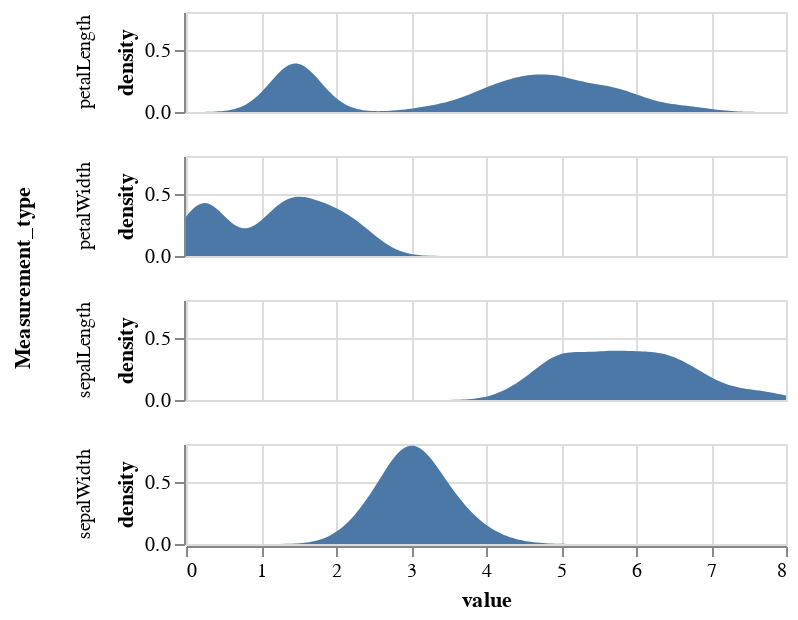

Write notebook code for a chart like this one.
### Code cell
from vega_datasets import data

source = data.iris()

alt.Chart(source).transform_fold(
    ['petalWidth', # sqft bins
     'petalLength',
     'sepalWidth',
     'sepalLength'],
    as_ = ['Measurement_type', 'value']
).transform_density(
    density='value', # total sqft
    bandwidth=0.3,
    groupby=['Measurement_type'], # sqft bin
    extent= [0, 8]
).mark_area().encode(
    alt.X('value:Q'), #sqft
    alt.Y('density:Q'),
    alt.Row('Measurement_type:N') 
).properties(width=300, height=50)

### Figure 1 — Vega-Lite specification as saved in the notebook (floating-point values rounded to 4 significant figures; data arrays with more than 128 entries replaced by an {"elided": "..."} marker saying what was removed)
{"config": {"view": {"continuousWidth": 400, "continuousHeight": 300}}, "data": {"name": "data-a264acbd6e539a8b3afc0cb5f240fb57"}, "mark": "area", "encoding": {"row": {"field": "Measurement_type", "type": "nominal"}, "x": {"field": "value", "type": "quantitative"}, "y": {"field": "density", "type": "quantitative"}}, "height": 50, "transform": [{"fold": ["petalWidth", "petalLength", "sepalWidth", "sepalLength"], "as": ["Measurement_type", "value"]}, {"density": "value", "bandwidth": 0.3, "extent": [0, 8], "groupby": ["Measurement_type"]}], "width": 300, "$schema": "https://vega.github.io/schema/vega-lite/v4.17.0.json", "datasets": {"data-a264acbd6e539a8b3afc0cb5f240fb57": {"elided": "150 records"}}}
